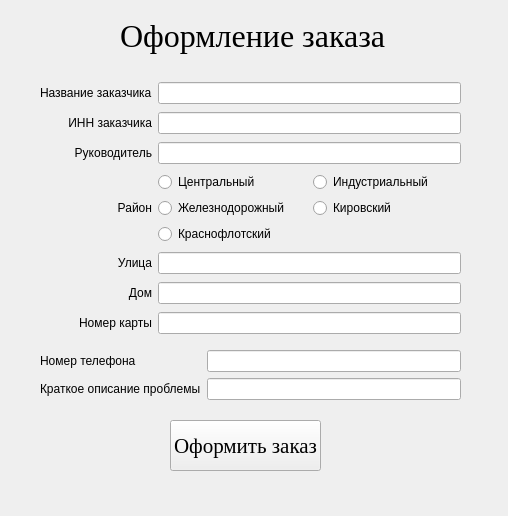
<?xml version="1.0" encoding="UTF-8"?>
<ui version="4.0">
 <class>urfacewindow</class>
 <widget class="QWidget" name="urfacewindow">
  <property name="geometry">
   <rect>
    <x>0</x>
    <y>0</y>
    <width>508</width>
    <height>516</height>
   </rect>
  </property>
  <property name="windowTitle">
   <string>Form</string>
  </property>
  <widget class="QWidget" name="gridLayoutWidget_2">
   <property name="geometry">
    <rect>
     <x>40</x>
     <y>80</y>
     <width>421</width>
     <height>260</height>
    </rect>
   </property>
   <layout class="QGridLayout" name="gridLayout_2">
    <item row="0" column="0">
     <widget class="QLabel" name="label">
      <property name="text">
       <string>Название заказчика</string>
      </property>
     </widget>
    </item>
    <item row="6" column="0">
     <widget class="QLabel" name="label_4">
      <property name="text">
       <string>Дом</string>
      </property>
      <property name="alignment">
       <set>Qt::AlignRight|Qt::AlignTrailing|Qt::AlignVCenter</set>
      </property>
     </widget>
    </item>
    <item row="2" column="0">
     <widget class="QLabel" name="label_5">
      <property name="text">
       <string>ИНН заказчика</string>
      </property>
      <property name="alignment">
       <set>Qt::AlignRight|Qt::AlignTrailing|Qt::AlignVCenter</set>
      </property>
     </widget>
    </item>
    <item row="5" column="1">
     <widget class="QLineEdit" name="lineEdit_4"/>
    </item>
    <item row="6" column="1">
     <widget class="QLineEdit" name="lineEdit_5"/>
    </item>
    <item row="5" column="0">
     <widget class="QLabel" name="label_3">
      <property name="text">
       <string>Улица</string>
      </property>
      <property name="alignment">
       <set>Qt::AlignRight|Qt::AlignTrailing|Qt::AlignVCenter</set>
      </property>
     </widget>
    </item>
    <item row="0" column="1">
     <widget class="QLineEdit" name="lineEdit"/>
    </item>
    <item row="7" column="0">
     <widget class="QLabel" name="label_6">
      <property name="text">
       <string>Номер карты</string>
      </property>
      <property name="alignment">
       <set>Qt::AlignRight|Qt::AlignTrailing|Qt::AlignVCenter</set>
      </property>
     </widget>
    </item>
    <item row="7" column="1">
     <widget class="QLineEdit" name="lineEdit_2"/>
    </item>
    <item row="2" column="1">
     <widget class="QLineEdit" name="lineEdit_3"/>
    </item>
    <item row="3" column="1">
     <widget class="QLineEdit" name="lineEdit_6"/>
    </item>
    <item row="3" column="0">
     <widget class="QLabel" name="label_2">
      <property name="text">
       <string>Руководитель</string>
      </property>
      <property name="alignment">
       <set>Qt::AlignRight|Qt::AlignTrailing|Qt::AlignVCenter</set>
      </property>
     </widget>
    </item>
    <item row="4" column="0">
     <widget class="QLabel" name="label_10">
      <property name="text">
       <string>Район</string>
      </property>
      <property name="alignment">
       <set>Qt::AlignRight|Qt::AlignTrailing|Qt::AlignVCenter</set>
      </property>
     </widget>
    </item>
    <item row="4" column="1">
     <layout class="QGridLayout" name="gridLayout_5">
      <item row="0" column="0">
       <widget class="QRadioButton" name="radioButton">
        <property name="text">
         <string>Центральный</string>
        </property>
       </widget>
      </item>
      <item row="0" column="1">
       <widget class="QRadioButton" name="radioButton_2">
        <property name="text">
         <string>Индустриальный</string>
        </property>
       </widget>
      </item>
      <item row="1" column="0">
       <widget class="QRadioButton" name="radioButton_3">
        <property name="text">
         <string>Железнодорожный</string>
        </property>
       </widget>
      </item>
      <item row="1" column="1">
       <widget class="QRadioButton" name="radioButton_4">
        <property name="text">
         <string>Кировский</string>
        </property>
       </widget>
      </item>
      <item row="2" column="0">
       <widget class="QRadioButton" name="radioButton_5">
        <property name="text">
         <string>Краснофлотский</string>
        </property>
       </widget>
      </item>
     </layout>
    </item>
   </layout>
  </widget>
  <widget class="QPushButton" name="urorderPushButton">
   <property name="geometry">
    <rect>
     <x>170</x>
     <y>420</y>
     <width>151</width>
     <height>51</height>
    </rect>
   </property>
   <property name="font">
    <font>
     <family>Times New Roman</family>
     <pointsize>16</pointsize>
    </font>
   </property>
   <property name="text">
    <string>Оформить заказ</string>
   </property>
  </widget>
  <widget class="QWidget" name="gridLayoutWidget">
   <property name="geometry">
    <rect>
     <x>40</x>
     <y>350</y>
     <width>421</width>
     <height>52</height>
    </rect>
   </property>
   <layout class="QGridLayout" name="gridLayout">
    <item row="1" column="0">
     <widget class="QLabel" name="label_8">
      <property name="text">
       <string>Краткое описание проблемы</string>
      </property>
     </widget>
    </item>
    <item row="1" column="1">
     <widget class="QLineEdit" name="lineEdit_7"/>
    </item>
    <item row="0" column="1">
     <widget class="QLineEdit" name="lineEdit_8"/>
    </item>
    <item row="0" column="0">
     <widget class="QLabel" name="label_9">
      <property name="text">
       <string>Номер телефона</string>
      </property>
     </widget>
    </item>
   </layout>
  </widget>
  <widget class="QLabel" name="label_7">
   <property name="geometry">
    <rect>
     <x>120</x>
     <y>10</y>
     <width>341</width>
     <height>51</height>
    </rect>
   </property>
   <property name="font">
    <font>
     <family>Times New Roman</family>
     <pointsize>24</pointsize>
    </font>
   </property>
   <property name="text">
    <string>Оформление заказа</string>
   </property>
  </widget>
 </widget>
 <resources/>
 <connections>
  <connection>
   <sender>lineEdit_7</sender>
   <signal>returnPressed()</signal>
   <receiver>urorderPushButton</receiver>
   <slot>click()</slot>
   <hints>
    <hint type="sourcelabel">
     <x>253</x>
     <y>359</y>
    </hint>
    <hint type="destinationlabel">
     <x>266</x>
     <y>418</y>
    </hint>
   </hints>
  </connection>
 </connections>
</ui>
